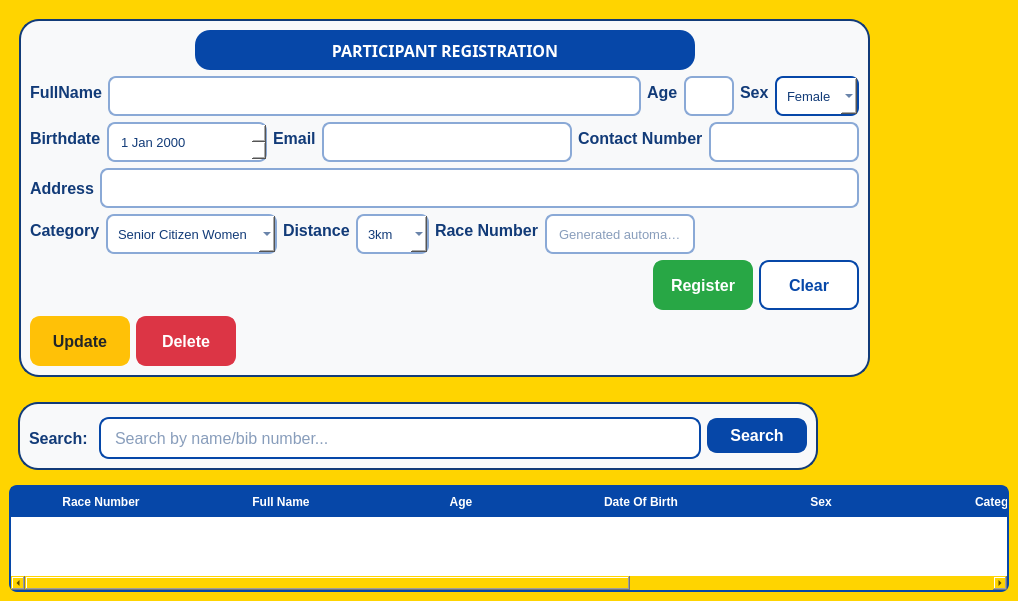
<?xml version="1.0" encoding="UTF-8"?>
<ui version="4.0">
 <class>MainWindow</class>
 <widget class="QMainWindow" name="MainWindow">
  <property name="geometry">
   <rect>
    <x>0</x>
    <y>0</y>
    <width>909</width>
    <height>601</height>
   </rect>
  </property>
  <property name="sizePolicy">
   <sizepolicy hsizetype="Expanding" vsizetype="Expanding">
    <horstretch>0</horstretch>
    <verstretch>0</verstretch>
   </sizepolicy>
  </property>
  <property name="minimumSize">
   <size>
    <width>0</width>
    <height>0</height>
   </size>
  </property>
  <property name="maximumSize">
   <size>
    <width>16777215</width>
    <height>16777215</height>
   </size>
  </property>
  <property name="windowTitle">
   <string>Registration Page</string>
  </property>
  <property name="styleSheet">
   <string notr="true">background-color: #FFD400;</string>
  </property>
  <widget class="QWidget" name="centralwidget">
   <property name="styleSheet">
    <string notr="true"/>
   </property>
   <layout class="QVBoxLayout" name="verticalLayout_5">
    <item>
     <layout class="QGridLayout" name="gridLayout">
      <item row="0" column="0">
       <layout class="QVBoxLayout" name="verticalLayout_3">
        <item>
         <layout class="QHBoxLayout" name="horizontalLayout_9">
          <property name="leftMargin">
           <number>10</number>
          </property>
          <property name="topMargin">
           <number>10</number>
          </property>
          <property name="rightMargin">
           <number>10</number>
          </property>
          <property name="bottomMargin">
           <number>10</number>
          </property>
          <item>
           <widget class="QFrame" name="registrationFrame">
            <property name="sizePolicy">
             <sizepolicy hsizetype="Expanding" vsizetype="Expanding">
              <horstretch>0</horstretch>
              <verstretch>0</verstretch>
             </sizepolicy>
            </property>
            <property name="minimumSize">
             <size>
              <width>0</width>
              <height>0</height>
             </size>
            </property>
            <property name="maximumSize">
             <size>
              <width>16777215</width>
              <height>16777215</height>
             </size>
            </property>
            <property name="styleSheet">
             <string notr="true"> background-color: #F8F9FA;
    border: 2px solid #123B78;
    border-radius: 20px;</string>
            </property>
            <property name="frameShape">
             <enum>QFrame::StyledPanel</enum>
            </property>
            <property name="frameShadow">
             <enum>QFrame::Raised</enum>
            </property>
            <layout class="QVBoxLayout" name="verticalLayout_2">
             <item>
              <layout class="QHBoxLayout" name="horizontalLayout_6">
               <item>
                <spacer name="horizontalSpacer_3">
                 <property name="orientation">
                  <enum>Qt::Horizontal</enum>
                 </property>
                 <property name="sizeHint" stdset="0">
                  <size>
                   <width>40</width>
                   <height>20</height>
                  </size>
                 </property>
                </spacer>
               </item>
               <item>
                <widget class="QLabel" name="label_12">
                 <property name="minimumSize">
                  <size>
                   <width>500</width>
                   <height>40</height>
                  </size>
                 </property>
                 <property name="maximumSize">
                  <size>
                   <width>900</width>
                   <height>50</height>
                  </size>
                 </property>
                 <property name="font">
                  <font>
                   <family>Arial Black</family>
                   <pointsize>12</pointsize>
                   <weight>75</weight>
                   <bold>true</bold>
                  </font>
                 </property>
                 <property name="styleSheet">
                  <string notr="true"> background-color: #0647A8;
    color: #FFFFFF;
    border: none;
    border-radius: 15px;
    padding: 8px;</string>
                 </property>
                 <property name="text">
                  <string>PARTICIPANT REGISTRATION</string>
                 </property>
                 <property name="alignment">
                  <set>Qt::AlignCenter</set>
                 </property>
                 <property name="wordWrap">
                  <bool>true</bool>
                 </property>
                </widget>
               </item>
               <item>
                <spacer name="horizontalSpacer_2">
                 <property name="orientation">
                  <enum>Qt::Horizontal</enum>
                 </property>
                 <property name="sizeHint" stdset="0">
                  <size>
                   <width>40</width>
                   <height>20</height>
                  </size>
                 </property>
                </spacer>
               </item>
              </layout>
             </item>
             <item>
              <layout class="QVBoxLayout" name="verticalLayout">
               <item>
                <layout class="QHBoxLayout" name="horizontalLayout_2" stretch="1,0,0">
                 <item>
                  <layout class="QFormLayout" name="formLayout_10">
                   <item row="0" column="0">
                    <widget class="QLabel" name="label">
                     <property name="font">
                      <font>
                       <family>Arial</family>
                       <pointsize>12</pointsize>
                       <weight>75</weight>
                       <bold>true</bold>
                      </font>
                     </property>
                     <property name="styleSheet">
                      <string notr="true">QLabel {
    background-color: transparent;
    color: #123B78;
    border: none;
    font-family: Arial;
    font-weight: bold;
}</string>
                     </property>
                     <property name="text">
                      <string>FullName</string>
                     </property>
                    </widget>
                   </item>
                   <item row="0" column="1">
                    <widget class="QLineEdit" name="fullnametxt">
                     <property name="minimumSize">
                      <size>
                       <width>0</width>
                       <height>40</height>
                      </size>
                     </property>
                     <property name="font">
                      <font>
                       <family>Arial</family>
                       <pointsize>10</pointsize>
                      </font>
                     </property>
                     <property name="styleSheet">
                      <string notr="true">QLineEdit {
    background-color: #FFFFFF;
    color: #123B78;
    border: 2px solid #8AA9D6;
    border-radius: 8px;
    padding-left: 10px;
    padding-right: 10px;
}

QLineEdit:hover {
    border: 2px solid #0647A8;
}

QLineEdit:focus {
    border: 2px solid #0647A8;
}</string>
                     </property>
                    </widget>
                   </item>
                  </layout>
                 </item>
                 <item>
                  <layout class="QFormLayout" name="formLayout_9">
                   <item row="0" column="0">
                    <widget class="QLabel" name="label_2">
                     <property name="font">
                      <font>
                       <family>Arial</family>
                       <pointsize>12</pointsize>
                       <weight>75</weight>
                       <bold>true</bold>
                      </font>
                     </property>
                     <property name="styleSheet">
                      <string notr="true">QLabel {
    background-color: transparent;
    color: #123B78;
    border: none;
    font-family: Arial;
    font-weight: bold;
}</string>
                     </property>
                     <property name="text">
                      <string>Age</string>
                     </property>
                    </widget>
                   </item>
                   <item row="0" column="1">
                    <widget class="QLineEdit" name="agetxt">
                     <property name="minimumSize">
                      <size>
                       <width>30</width>
                       <height>40</height>
                      </size>
                     </property>
                     <property name="maximumSize">
                      <size>
                       <width>50</width>
                       <height>16777215</height>
                      </size>
                     </property>
                     <property name="font">
                      <font>
                       <family>Arial</family>
                       <pointsize>10</pointsize>
                      </font>
                     </property>
                     <property name="styleSheet">
                      <string notr="true">QLineEdit {
    background-color: #FFFFFF;
    color: #123B78;
    border: 2px solid #8AA9D6;
    border-radius: 8px;
    padding-left: 10px;
    padding-right: 10px;
}

QLineEdit:hover {
    border: 2px solid #0647A8;
}

QLineEdit:focus {
    border: 2px solid #0647A8;
}</string>
                     </property>
                    </widget>
                   </item>
                  </layout>
                 </item>
                 <item>
                  <layout class="QFormLayout" name="formLayout_8">
                   <item row="0" column="0">
                    <widget class="QLabel" name="label_3">
                     <property name="font">
                      <font>
                       <family>Arial</family>
                       <pointsize>12</pointsize>
                       <weight>75</weight>
                       <bold>true</bold>
                      </font>
                     </property>
                     <property name="styleSheet">
                      <string notr="true">QLabel {
    background-color: transparent;
    color: #123B78;
    border: none;
    font-family: Arial;
    font-weight: bold;
}</string>
                     </property>
                     <property name="text">
                      <string>Sex</string>
                     </property>
                    </widget>
                   </item>
                   <item row="0" column="1">
                    <widget class="QComboBox" name="sexcomboBox">
                     <property name="minimumSize">
                      <size>
                       <width>70</width>
                       <height>40</height>
                      </size>
                     </property>
                     <property name="font">
                      <font>
                       <family>Arial</family>
                       <pointsize>10</pointsize>
                      </font>
                     </property>
                     <property name="styleSheet">
                      <string notr="true">  	background-color: #FFFFFF;
    color: #123B78;
    border: 2px solid #8AA9D6;
    border-radius: 8px;
    padding-left: 10px;
    padding-right: 10px;
	border: 2px solid #0647A8;
	background-color: #FFFFFF;
	border: 2px solid #0647A8;
   color: #123B78;
   selection-background-color: #0647A8;
   selection-color: #FFFFFF;</string>
                     </property>
                     <item>
                      <property name="text">
                       <string>Female</string>
                      </property>
                     </item>
                     <item>
                      <property name="text">
                       <string>Male</string>
                      </property>
                     </item>
                    </widget>
                   </item>
                  </layout>
                 </item>
                </layout>
               </item>
               <item>
                <layout class="QHBoxLayout" name="horizontalLayout_3" stretch="0,1,0">
                 <item>
                  <layout class="QFormLayout" name="formLayout_7">
                   <item row="0" column="0">
                    <widget class="QLabel" name="birthdatelabel">
                     <property name="font">
                      <font>
                       <family>Arial</family>
                       <pointsize>12</pointsize>
                       <weight>75</weight>
                       <bold>true</bold>
                      </font>
                     </property>
                     <property name="styleSheet">
                      <string notr="true">QLabel {
    background-color: transparent;
    color: #123B78;
    border: none;
    font-family: Arial;
    font-weight: bold;
}</string>
                     </property>
                     <property name="text">
                      <string>Birthdate</string>
                     </property>
                    </widget>
                   </item>
                   <item row="0" column="1">
                    <widget class="QDateEdit" name="birthdateEdit">
                     <property name="minimumSize">
                      <size>
                       <width>160</width>
                       <height>40</height>
                      </size>
                     </property>
                     <property name="font">
                      <font>
                       <family>Arial</family>
                       <pointsize>10</pointsize>
                      </font>
                     </property>
                     <property name="styleSheet">
                      <string notr="true">QDateEdit {
    background-color: #FFFFFF;
    color: #123B78;
    border: 2px solid #8AA9D6;
    border-radius: 8px;
    padding-left: 10px;
    padding-right: 10px;
}

QDateEdit:hover {
    border: 2px solid #0647A8;
}

QDateEdit:focus {
    border: 2px solid #0647A8;
}

QDateEdit::drop-down {
    border: none;
    width: 25px;
}

QDateEdit::down-arrow {
    width: 10px;
    height: 10px;
}</string>
                     </property>
                    </widget>
                   </item>
                  </layout>
                 </item>
                 <item>
                  <layout class="QFormLayout" name="formLayout_6">
                   <item row="0" column="0">
                    <widget class="QLabel" name="label_5">
                     <property name="font">
                      <font>
                       <family>Arial</family>
                       <pointsize>12</pointsize>
                       <weight>75</weight>
                       <bold>true</bold>
                      </font>
                     </property>
                     <property name="styleSheet">
                      <string notr="true">QLabel {
    background-color: transparent;
    color: #123B78;
    border: none;
    font-family: Arial;
    font-weight: bold;
}</string>
                     </property>
                     <property name="text">
                      <string>Email</string>
                     </property>
                    </widget>
                   </item>
                   <item row="0" column="1">
                    <widget class="QLineEdit" name="emailtxt">
                     <property name="minimumSize">
                      <size>
                       <width>250</width>
                       <height>40</height>
                      </size>
                     </property>
                     <property name="font">
                      <font>
                       <family>Arial</family>
                       <pointsize>10</pointsize>
                      </font>
                     </property>
                     <property name="styleSheet">
                      <string notr="true">QLineEdit {
    background-color: #FFFFFF;
    color: #123B78;
    border: 2px solid #8AA9D6;
    border-radius: 8px;
    padding-left: 10px;
    padding-right: 10px;
}

QLineEdit:hover {
    border: 2px solid #0647A8;
}

QLineEdit:focus {
    border: 2px solid #0647A8;
}</string>
                     </property>
                    </widget>
                   </item>
                  </layout>
                 </item>
                 <item>
                  <layout class="QFormLayout" name="formLayout_5">
                   <item row="0" column="0">
                    <widget class="QLabel" name="label_6">
                     <property name="font">
                      <font>
                       <family>Arial</family>
                       <pointsize>12</pointsize>
                       <weight>75</weight>
                       <bold>true</bold>
                      </font>
                     </property>
                     <property name="styleSheet">
                      <string notr="true">QLabel {
    background-color: transparent;
    color: #123B78;
    border: none;
    font-family: Arial;
    font-weight: bold;
}</string>
                     </property>
                     <property name="text">
                      <string>Contact Number</string>
                     </property>
                    </widget>
                   </item>
                   <item row="0" column="1">
                    <widget class="QLineEdit" name="cptxt">
                     <property name="minimumSize">
                      <size>
                       <width>150</width>
                       <height>40</height>
                      </size>
                     </property>
                     <property name="maximumSize">
                      <size>
                       <width>150</width>
                       <height>16777215</height>
                      </size>
                     </property>
                     <property name="font">
                      <font>
                       <family>Arial</family>
                       <pointsize>10</pointsize>
                      </font>
                     </property>
                     <property name="styleSheet">
                      <string notr="true">QLineEdit {
    background-color: #FFFFFF;
    color: #123B78;
    border: 2px solid #8AA9D6;
    border-radius: 8px;
    padding-left: 10px;
    padding-right: 10px;
}

QLineEdit:hover {
    border: 2px solid #0647A8;
}

QLineEdit:focus {
    border: 2px solid #0647A8;
}</string>
                     </property>
                    </widget>
                   </item>
                  </layout>
                 </item>
                </layout>
               </item>
               <item>
                <layout class="QHBoxLayout" name="horizontalLayout_4">
                 <item>
                  <widget class="QLabel" name="label_15">
                   <property name="font">
                    <font>
                     <family>Arial</family>
                     <pointsize>12</pointsize>
                     <weight>75</weight>
                     <bold>true</bold>
                    </font>
                   </property>
                   <property name="styleSheet">
                    <string notr="true">QLabel {
    background-color: transparent;
    color: #123B78;
    border: none;
    font-family: Arial;
    font-weight: bold;
}</string>
                   </property>
                   <property name="text">
                    <string>Address</string>
                   </property>
                  </widget>
                 </item>
                 <item>
                  <widget class="QLineEdit" name="addresstxt">
                   <property name="minimumSize">
                    <size>
                     <width>0</width>
                     <height>40</height>
                    </size>
                   </property>
                   <property name="font">
                    <font>
                     <family>Arial</family>
                     <pointsize>10</pointsize>
                    </font>
                   </property>
                   <property name="styleSheet">
                    <string notr="true">QLineEdit {
    background-color: #FFFFFF;
    color: #123B78;
    border: 2px solid #8AA9D6;
    border-radius: 8px;
    padding-left: 10px;
    padding-right: 10px;
}

QLineEdit:hover {
    border: 2px solid #0647A8;
}

QLineEdit:focus {
    border: 2px solid #0647A8;
}</string>
                   </property>
                  </widget>
                 </item>
                </layout>
               </item>
               <item>
                <layout class="QHBoxLayout" name="horizontalLayout">
                 <item>
                  <layout class="QFormLayout" name="formLayout_3">
                   <item row="0" column="0">
                    <widget class="QLabel" name="label_16">
                     <property name="font">
                      <font>
                       <family>Arial</family>
                       <pointsize>12</pointsize>
                       <weight>75</weight>
                       <bold>true</bold>
                      </font>
                     </property>
                     <property name="styleSheet">
                      <string notr="true">QLabel {
    background-color: transparent;
    color: #123B78;
    border: none;
    font-family: Arial;
    font-weight: bold;
}</string>
                     </property>
                     <property name="text">
                      <string>Category</string>
                     </property>
                    </widget>
                   </item>
                   <item row="0" column="1">
                    <widget class="QComboBox" name="categorycomboBox">
                     <property name="minimumSize">
                      <size>
                       <width>100</width>
                       <height>40</height>
                      </size>
                     </property>
                     <property name="font">
                      <font>
                       <family>Arial</family>
                       <pointsize>10</pointsize>
                      </font>
                     </property>
                     <property name="styleSheet">
                      <string notr="true">QComboBox {
    background-color: #FFFFFF;
    color: #123B78;
    border: 2px solid #8AA9D6;
    border-radius: 8px;
    padding-left: 10px;
    padding-right: 10px;
}

QComboBox:hover {
    border: 2px solid #0647A8;
}

QComboBox:focus {
    border: 2px solid #0647A8;
}

QComboBox QAbstractItemView {
    background-color: #FFFFFF;
    color: #123B78;
    selection-background-color: #0647A8;
    selection-color: #FFFFFF;
}</string>
                     </property>
                     <item>
                      <property name="text">
                       <string>Senior Citizen Women</string>
                      </property>
                     </item>
                     <item>
                      <property name="text">
                       <string>Senior Citizen Men</string>
                      </property>
                     </item>
                     <item>
                      <property name="text">
                       <string>Open Women</string>
                      </property>
                     </item>
                     <item>
                      <property name="text">
                       <string>Open Men</string>
                      </property>
                     </item>
                    </widget>
                   </item>
                  </layout>
                 </item>
                 <item>
                  <layout class="QFormLayout" name="formLayout_2">
                   <item row="0" column="0">
                    <widget class="QLabel" name="label_18">
                     <property name="font">
                      <font>
                       <family>Arial</family>
                       <pointsize>12</pointsize>
                       <weight>75</weight>
                       <bold>true</bold>
                      </font>
                     </property>
                     <property name="styleSheet">
                      <string notr="true">QLabel {
    background-color: transparent;
    color: #123B78;
    border: none;
    font-family: Arial;
    font-weight: bold;
}</string>
                     </property>
                     <property name="text">
                      <string>Distance</string>
                     </property>
                    </widget>
                   </item>
                   <item row="0" column="1">
                    <widget class="QComboBox" name="distancecomboBox">
                     <property name="minimumSize">
                      <size>
                       <width>30</width>
                       <height>40</height>
                      </size>
                     </property>
                     <property name="maximumSize">
                      <size>
                       <width>100</width>
                       <height>16777215</height>
                      </size>
                     </property>
                     <property name="font">
                      <font>
                       <family>Arial</family>
                       <pointsize>10</pointsize>
                      </font>
                     </property>
                     <property name="styleSheet">
                      <string notr="true">QComboBox {
    background-color: #FFFFFF;
    color: #123B78;
    border: 2px solid #8AA9D6;
    border-radius: 8px;
    padding-left: 10px;
    padding-right: 10px;
}

QComboBox:hover {
    border: 2px solid #0647A8;
}

QComboBox:focus {
    border: 2px solid #0647A8;
}

QComboBox QAbstractItemView {
    background-color: #FFFFFF;
    color: #123B78;
    selection-background-color: #0647A8;
    selection-color: #FFFFFF;
}</string>
                     </property>
                     <item>
                      <property name="text">
                       <string>3km</string>
                      </property>
                     </item>
                     <item>
                      <property name="text">
                       <string>5km</string>
                      </property>
                     </item>
                     <item>
                      <property name="text">
                       <string>10km</string>
                      </property>
                     </item>
                     <item>
                      <property name="text">
                       <string>21km</string>
                      </property>
                     </item>
                     <item>
                      <property name="text">
                       <string>42km</string>
                      </property>
                     </item>
                    </widget>
                   </item>
                  </layout>
                 </item>
                 <item>
                  <layout class="QFormLayout" name="formLayout">
                   <item row="0" column="0">
                    <widget class="QLabel" name="label_19">
                     <property name="font">
                      <font>
                       <family>Arial</family>
                       <pointsize>12</pointsize>
                       <weight>75</weight>
                       <bold>true</bold>
                      </font>
                     </property>
                     <property name="styleSheet">
                      <string notr="true">QLabel {
    background-color: transparent;
    color: #123B78;
    border: none;
    font-family: Arial;
    font-weight: bold;
}</string>
                     </property>
                     <property name="text">
                      <string>Race Number</string>
                     </property>
                    </widget>
                   </item>
                   <item row="0" column="1">
                    <widget class="QLineEdit" name="racenumbertxt">
                     <property name="minimumSize">
                      <size>
                       <width>100</width>
                       <height>40</height>
                      </size>
                     </property>
                     <property name="maximumSize">
                      <size>
                       <width>150</width>
                       <height>16777215</height>
                      </size>
                     </property>
                     <property name="font">
                      <font>
                       <family>Arial</family>
                       <pointsize>10</pointsize>
                      </font>
                     </property>
                     <property name="styleSheet">
                      <string notr="true">QLineEdit {
    background-color: #FFFFFF;
    color: #123B78;
    border: 2px solid #8AA9D6;
    border-radius: 8px;
    padding-left: 10px;
    padding-right: 10px;
}

QLineEdit:hover {
    border: 2px solid #0647A8;
}

QLineEdit:focus {
    border: 2px solid #0647A8;
}</string>
                     </property>
                     <property name="readOnly">
                      <bool>true</bool>
                     </property>
                     <property name="placeholderText">
                      <string>Generated automatically</string>
                     </property>
                    </widget>
                   </item>
                  </layout>
                 </item>
                </layout>
               </item>
               <item>
                <layout class="QHBoxLayout" name="horizontalLayout_5">
                 <item>
                  <spacer name="horizontalSpacer">
                   <property name="orientation">
                    <enum>Qt::Horizontal</enum>
                   </property>
                   <property name="sizeHint" stdset="0">
                    <size>
                     <width>40</width>
                     <height>20</height>
                    </size>
                   </property>
                  </spacer>
                 </item>
                 <item>
                  <widget class="QPushButton" name="registerButton">
                   <property name="minimumSize">
                    <size>
                     <width>100</width>
                     <height>50</height>
                    </size>
                   </property>
                   <property name="font">
                    <font>
                     <family>Arial</family>
                     <pointsize>12</pointsize>
                     <weight>75</weight>
                     <bold>true</bold>
                    </font>
                   </property>
                   <property name="styleSheet">
                    <string notr="true">QPushButton {
    background-color: #28A745;
    color: #FFFFFF;
    border: 2px solid #28A745;
    border-radius: 10px;
    padding: 6px 15px;
    font-family: Arial;

    font-weight: bold;
}

QPushButton:hover {
    background-color: #218838;
    border: 2px solid #218838;
}

QPushButton:pressed {
    background-color: #1E7E34;
}</string>
                   </property>
                   <property name="text">
                    <string>Register</string>
                   </property>
                  </widget>
                 </item>
                 <item>
                  <widget class="QPushButton" name="clearButton">
                   <property name="minimumSize">
                    <size>
                     <width>100</width>
                     <height>50</height>
                    </size>
                   </property>
                   <property name="font">
                    <font>
                     <family>Arial</family>
                     <pointsize>12</pointsize>
                     <weight>75</weight>
                     <bold>true</bold>
                    </font>
                   </property>
                   <property name="styleSheet">
                    <string notr="true">QPushButton {
    background-color: #FFFFFF;
    color: #0647A8;
    border: 2px solid #0647A8;
    border-radius: 10px;
    padding: 6px 15px;
    font-family: Arial;
    font-weight: bold;
}

QPushButton:hover {
    background-color: #EAF2FF;
    border: 2px solid #0B5CC7;
    color: #0B5CC7;
}

QPushButton:pressed {
    background-color: #D6E6FF;
}</string>
                   </property>
                   <property name="text">
                    <string>Clear</string>
                   </property>
                  </widget>
                 </item>
                </layout>
               </item>
               <item>
                <layout class="QHBoxLayout" name="horizontalLayout_7">
                 <item>
                  <widget class="QPushButton" name="updateButton">
                   <property name="minimumSize">
                    <size>
                     <width>100</width>
                     <height>50</height>
                    </size>
                   </property>
                   <property name="font">
                    <font>
                     <family>Arial</family>
                     <pointsize>12</pointsize>
                     <weight>75</weight>
                     <bold>true</bold>
                    </font>
                   </property>
                   <property name="styleSheet">
                    <string notr="true">QPushButton {
    background-color: #FFC107;
    color: #212529;
    border: 2px solid #FFC107;
    border-radius: 10px;
    padding: 6px 15px;
    font-family: Arial;
    font-weight: bold;
}

QPushButton:hover {
    background-color: #E0A800;
    border: 2px solid #E0A800;
}

QPushButton:pressed {
    background-color: #C69500;
}</string>
                   </property>
                   <property name="text">
                    <string>Update</string>
                   </property>
                  </widget>
                 </item>
                 <item>
                  <widget class="QPushButton" name="deleteButton">
                   <property name="minimumSize">
                    <size>
                     <width>100</width>
                     <height>50</height>
                    </size>
                   </property>
                   <property name="font">
                    <font>
                     <family>Arial</family>
                     <pointsize>12</pointsize>
                     <weight>75</weight>
                     <bold>true</bold>
                    </font>
                   </property>
                   <property name="styleSheet">
                    <string notr="true">QPushButton {
    background-color: #DC3545;
    color: #FFFFFF;
    border: 2px solid #DC3545;
    border-radius: 10px;
    padding: 6px 15px;
    font-family: Arial;
    font-weight: bold;
}

QPushButton:hover {
    background-color: #C82333;
    border: 2px solid #C82333;
}

QPushButton:pressed {
    background-color: #A71D2A;
}</string>
                   </property>
                   <property name="text">
                    <string>Delete</string>
                   </property>
                  </widget>
                 </item>
                 <item>
                  <spacer name="horizontalSpacer_4">
                   <property name="orientation">
                    <enum>Qt::Horizontal</enum>
                   </property>
                   <property name="sizeHint" stdset="0">
                    <size>
                     <width>40</width>
                     <height>20</height>
                    </size>
                   </property>
                  </spacer>
                 </item>
                </layout>
               </item>
              </layout>
             </item>
            </layout>
           </widget>
          </item>
          <item>
           <spacer name="horizontalSpacer_7">
            <property name="orientation">
             <enum>Qt::Horizontal</enum>
            </property>
            <property name="sizeHint" stdset="0">
             <size>
              <width>40</width>
              <height>20</height>
             </size>
            </property>
           </spacer>
          </item>
         </layout>
        </item>
        <item>
         <layout class="QHBoxLayout" name="horizontalLayout_10" stretch="1,0">
          <property name="leftMargin">
           <number>9</number>
          </property>
          <property name="topMargin">
           <number>9</number>
          </property>
          <property name="rightMargin">
           <number>9</number>
          </property>
          <property name="bottomMargin">
           <number>9</number>
          </property>
          <item>
           <widget class="QFrame" name="frame_2">
            <property name="sizePolicy">
             <sizepolicy hsizetype="Expanding" vsizetype="Fixed">
              <horstretch>0</horstretch>
              <verstretch>0</verstretch>
             </sizepolicy>
            </property>
            <property name="minimumSize">
             <size>
              <width>0</width>
              <height>0</height>
             </size>
            </property>
            <property name="maximumSize">
             <size>
              <width>800</width>
              <height>16777215</height>
             </size>
            </property>
            <property name="styleSheet">
             <string notr="true"> background-color: #F8F9FA;
    border: 2px solid #123B78;
    border-radius: 20px;

</string>
            </property>
            <property name="frameShape">
             <enum>QFrame::StyledPanel</enum>
            </property>
            <property name="frameShadow">
             <enum>QFrame::Raised</enum>
            </property>
            <layout class="QHBoxLayout" name="horizontalLayout_8">
             <item>
              <layout class="QFormLayout" name="formLayout_4">
               <property name="topMargin">
                <number>4</number>
               </property>
               <item row="0" column="0">
                <widget class="QLabel" name="label_7">
                 <property name="minimumSize">
                  <size>
                   <width>60</width>
                   <height>30</height>
                  </size>
                 </property>
                 <property name="font">
                  <font>
                   <family>Arial</family>
                   <pointsize>12</pointsize>
                   <weight>75</weight>
                   <bold>true</bold>
                  </font>
                 </property>
                 <property name="styleSheet">
                  <string notr="true">QLabel {
    background-color: transparent;
    color: #123B78;
    border: none;
    font-family: Arial;
    font-weight: bold;
}
</string>
                 </property>
                 <property name="text">
                  <string>Search: </string>
                 </property>
                </widget>
               </item>
               <item row="0" column="1">
                <widget class="QLineEdit" name="searchtxt">
                 <property name="minimumSize">
                  <size>
                   <width>120</width>
                   <height>42</height>
                  </size>
                 </property>
                 <property name="font">
                  <font>
                   <family>Arial</family>
                   <pointsize>12</pointsize>
                  </font>
                 </property>
                 <property name="styleSheet">
                  <string notr="true">QLineEdit {
    background-color: #FFFFFF;
    color: #123B78;
    border: 2px solid #0647A8;
    border-radius: 10px;
    padding-left: 12px;
    padding-right: 12px;
    font-family: Arial;

}

QLineEdit:hover {
    border: 2px solid #0B5CC7;
}

QLineEdit:focus {
    border: 2px solid #0647A8;
}</string>
                 </property>
                 <property name="placeholderText">
                  <string>Search by name/bib number...</string>
                 </property>
                </widget>
               </item>
              </layout>
             </item>
             <item>
              <widget class="QPushButton" name="searchButton">
               <property name="minimumSize">
                <size>
                 <width>100</width>
                 <height>30</height>
                </size>
               </property>
               <property name="font">
                <font>
                 <family>Arial</family>
                 <pointsize>12</pointsize>
                 <weight>75</weight>
                 <bold>true</bold>
                </font>
               </property>
               <property name="styleSheet">
                <string notr="true">QPushButton {
    background-color: #0647A8;
    color: #FFFFFF;
    border: 2px solid #0647A8;
    border-radius: 10px;
    padding: 6px 15px;
    font-family: Arial;
    font-weight: bold;
}

QPushButton:hover {
    background-color: #0B5CC7;
    border: 2px solid #0B5CC7;
}

QPushButton:pressed {
    background-color: #043777;
}</string>
               </property>
               <property name="text">
                <string>Search</string>
               </property>
              </widget>
             </item>
            </layout>
           </widget>
          </item>
          <item>
           <spacer name="horizontalSpacer_5">
            <property name="orientation">
             <enum>Qt::Horizontal</enum>
            </property>
            <property name="sizeHint" stdset="0">
             <size>
              <width>40</width>
              <height>20</height>
             </size>
            </property>
           </spacer>
          </item>
         </layout>
        </item>
       </layout>
      </item>
      <item row="1" column="0">
       <widget class="QTableWidget" name="tableWidget">
        <property name="sizePolicy">
         <sizepolicy hsizetype="Expanding" vsizetype="Expanding">
          <horstretch>0</horstretch>
          <verstretch>0</verstretch>
         </sizepolicy>
        </property>
        <property name="minimumSize">
         <size>
          <width>1000</width>
          <height>100</height>
         </size>
        </property>
        <property name="maximumSize">
         <size>
          <width>1800</width>
          <height>16777215</height>
         </size>
        </property>
        <property name="font">
         <font>
          <family>Arial</family>
          <pointsize>10</pointsize>
         </font>
        </property>
        <property name="styleSheet">
         <string notr="true">QTableWidget {
    background-color: #FFFFFF;
    color: #123B78;
    border: 2px solid #0647A8;
    border-radius: 8px;
    gridline-color: #B8C7DC;
    font-family: Arial;

}

QTableWidget::item {
    padding: 5px;
}

QTableWidget::item:selected {
    background-color: #D6E6FF;
    color: #123B78;
}

QHeaderView::section {
    background-color: #0647A8;
    color: #FFFFFF;
    border: none;
    padding: 6px;
    font-family: Arial;
    font-weight: bold;
}</string>
        </property>
        <property name="editTriggers">
         <set>QAbstractItemView::NoEditTriggers</set>
        </property>
        <attribute name="horizontalHeaderCascadingSectionResizes">
         <bool>true</bool>
        </attribute>
        <attribute name="horizontalHeaderDefaultSectionSize">
         <number>180</number>
        </attribute>
        <column>
         <property name="text">
          <string>Race Number</string>
         </property>
        </column>
        <column>
         <property name="text">
          <string>Full Name</string>
         </property>
        </column>
        <column>
         <property name="text">
          <string>Age</string>
         </property>
        </column>
        <column>
         <property name="text">
          <string>Date Of Birth</string>
         </property>
        </column>
        <column>
         <property name="text">
          <string>Sex</string>
         </property>
        </column>
        <column>
         <property name="text">
          <string>Category</string>
         </property>
        </column>
        <column>
         <property name="text">
          <string>Address</string>
         </property>
        </column>
        <column>
         <property name="text">
          <string>Contact Number</string>
         </property>
        </column>
       </widget>
      </item>
     </layout>
    </item>
   </layout>
  </widget>
 </widget>
 <resources/>
 <connections/>
</ui>
